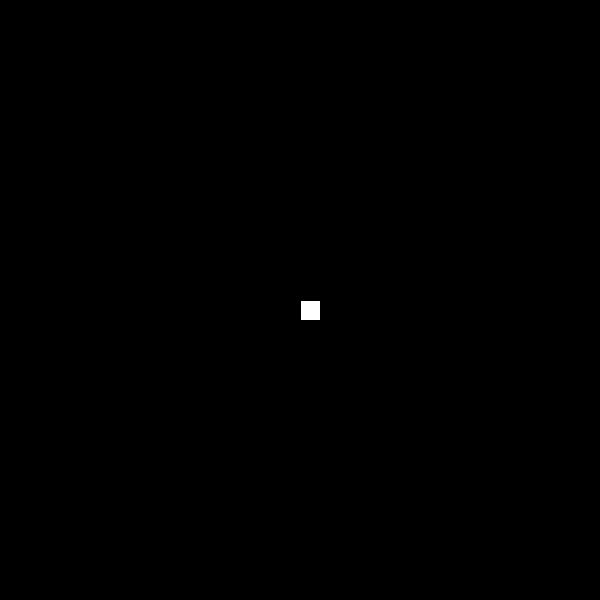
Frame 1 (no input)
Frame 60 (the mouse pressed at the canvas centre just before this capture): identical to frame 1, image omitted
Frame 120 (the mouse held since frame 60 and released just before this capture): identical to frame 1, image omitted

The Processing sketch that drew this single still picture (run headless with seeded random() and noise(); from frame 60 on, the mouse is pressed at the canvas centre):

// Processing sketch: EntityComponentSystem
// ── EntityComponentSystem.pde
Scene s;
void setup(){
  size(600, 600);
  s = new Scene();
}

void draw(){
  s.Update();
}

// ── BasicRenderer.pde
class BasicRenderer extends Component{
  
  float w = 20, h = 20;
  
  BasicRenderer(GameObject g){
    super(g);
  }
  
  void Render(){
    Transform t = gameObject.transform;
    if(t != null){
      fill(255);
      rect(t.position.x, t.position.y, w, h);
    }
  }
  
}

// ── Component.pde
class Component{

  GameObject gameObject;
  
  Component(GameObject g){
    gameObject = g;
  }

}

// ── GameObject.pde
class GameObject{

  ArrayList<Component> components = new ArrayList();
  Transform transform;
  
  GameObject(){
    transform = new Transform(this);
    transform.position = new PVector(width/2, height/2);
    components.add(transform);
  }
  
  <T extends Component> T GetComponent(Class<T> cls){
    for(Component c : components){
      if(cls.isInstance(c)) return cls.cast(c);
    }
    return null;
  }
  
}

// ── RenderSystem.pde
class RenderSystem extends System{
  
  RenderSystem(Scene mainScene){
    super(mainScene);
  }
  
  void UpdateSystem(){
    background(0);
    for(GameObject g : mainScene.objects){
      BasicRenderer r = g.GetComponent(BasicRenderer.class);
      if(r != null) r.Render();
    }
  
  }
  
}

// ── Scene.pde
class Scene{

  ArrayList<GameObject> objects;
  ArrayList<System> systems;
  
  Scene(){
    objects = new ArrayList();
    systems = new ArrayList();
    GameObject test = new GameObject();
    test.components.add(new BasicRenderer(test));
    objects.add(test);
    systems.add(new RenderSystem(this));
  }
  
  void Update(){
    for(System s: systems) s.UpdateSystem();
  }

}

// ── System.pde
abstract class System{
  
  protected Scene mainScene;
  
  System(Scene s){
    mainScene = s;
  }

  abstract void UpdateSystem();
  
}

// ── Transform.pde
class Transform extends Component{

  PVector position;
  
  Transform(GameObject g){
    super(g);
  }

}
